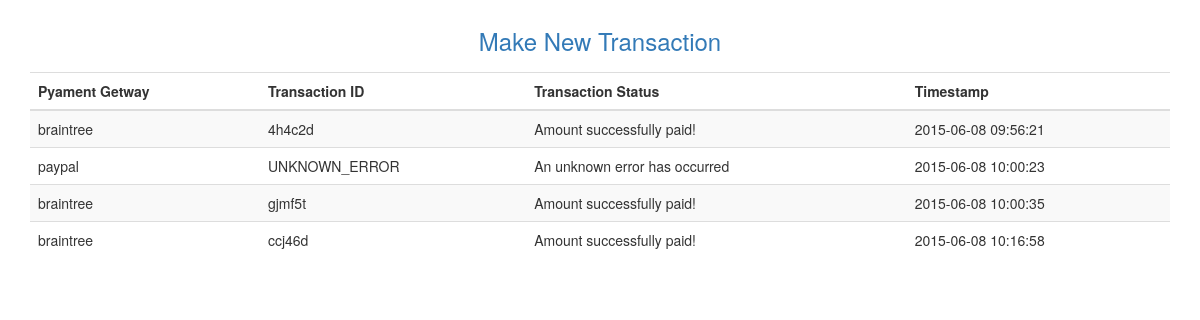
The page /viewtrs.php on the database its author committed.
### tables this page shows
CREATE TABLE IF NOT EXISTS `hqtab` (
  `id` int(11) NOT NULL AUTO_INCREMENT,
  `t_id` varchar(100) NOT NULL,
  `t_status` varchar(50) NOT NULL,
  `getway` varchar(10) NOT NULL,
  `timestamp` timestamp NOT NULL DEFAULT CURRENT_TIMESTAMP,
  PRIMARY KEY (`id`)
);

### viewtrs.php (the view, shortened to what this page needs)
<!DOCTYPE html>
<html lang="en">
<head>
    <link href="https://maxcdn.bootstrapcdn.com/bootstrap/3.3.2/css/bootstrap.min.css" rel="stylesheet">
    <link href="css/style.css" rel="stylesheet">
</head>
<body>
   <div class="container">
    <table class="table table-striped">
        <thead>
            <tr ><td colspan=4><a href="index.php" style="text-align:center;"><h3>Make New Transaction</h3></a></td></tr>
        <tr>
      <th>
      Pyament Getway
      </th>
      <th>
      Transaction ID
      </th>
      <th>
      Transaction Status
      </th>
      <th>
      Timestamp
      </th>
</tr>
      </thead>
        <tbody>
            <?php
            $query = mysql_query("select * from hqtab");
                while($row=mysql_fetch_assoc($query)){
                $t_id = $row["t_id"];
                $t_status = $row["t_status"];
                $getway = $row["getway"];
                $timestamp = $row["timestamp"];
            ?>
        <tr>
            <td><?php echo $getway ?></td>
            <td><?php echo $t_id ?></td>
            <td><?php echo $t_status ?></td>
            <td><?php echo $timestamp ?></td>
            </tr>
            <?php
            }
            ?>
        </tbody>
</table>
       </div>
</body>
</html>

### rows shown on the page
hqtab: getway "braintree", t "4h4c2d", t_status "Amount successfully paid!", timestamp "2015-06-08 09:56:21"
hqtab: getway "paypal", t "UNKNOWN_ERROR", t_status "An unknown error has occurred", timestamp "2015-06-08 10:00:23"
hqtab: getway "braintree", t "gjmf5t", t_status "Amount successfully paid!", timestamp "2015-06-08 10:00:35"
hqtab: getway "braintree", t "ccj46d", t_status "Amount successfully paid!", timestamp "2015-06-08 10:16:58"
